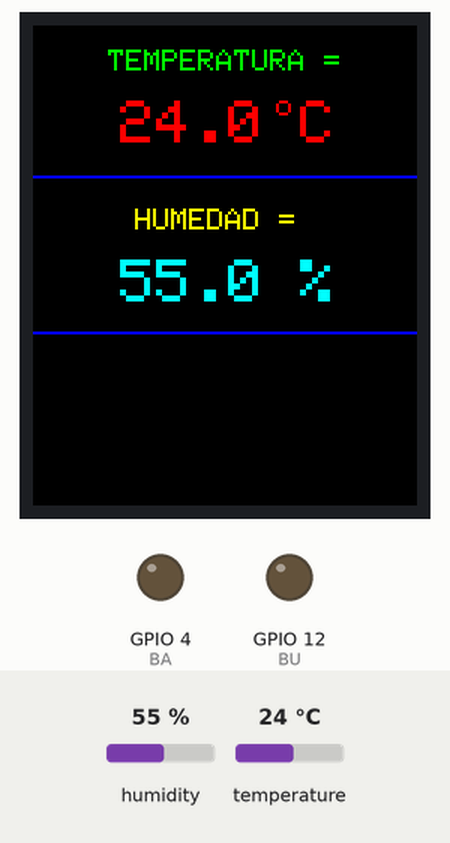
Bench run of a sketch on a simulated ESP8266 (NodeMCU). Parts: 128×160 colour display, output pins drawn as LEDs (lit = HIGH). The test bench sets the inputs (shaded band); at power-on: humidity 55 %, temperature 24 °C. WiFi joins after 1.5 s; servers stay silent unless stated; network time is answered at once with the bench clock; uploads are accepted with an empty reply; the local clock reads 2024-03-15 10:24:30 at power-on unless the sketch sets it; what the sketch prints to the serial monitor is not drawn.

Above: at 3.3 s.
3.4 s: humidity set to 22 %
At 7.2 s:
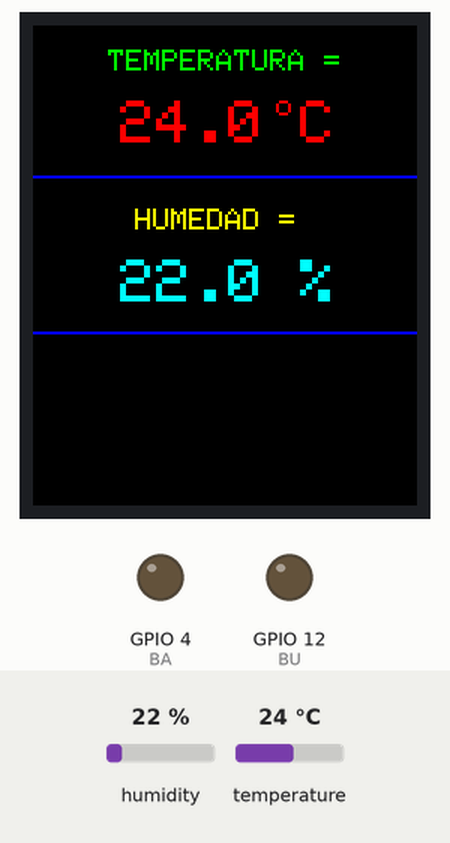
7.9 s: temperature set to 11 °C
At 11.0 s:
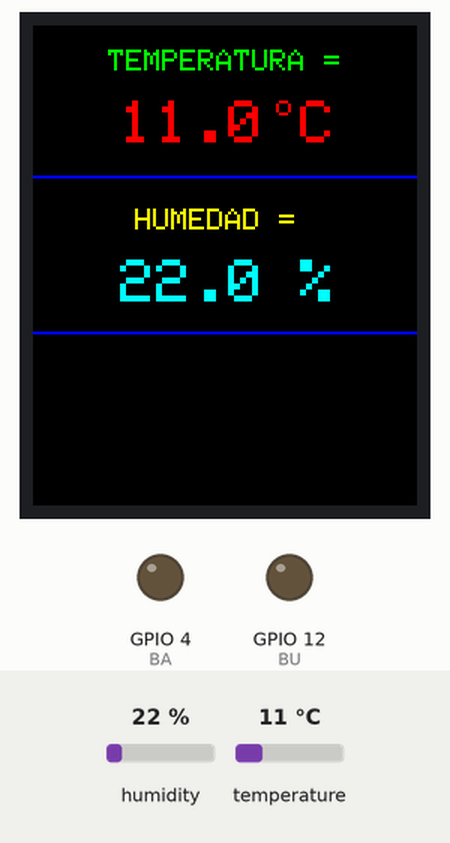
12.4 s: temperature set to 8 °C
At 13.8 s:
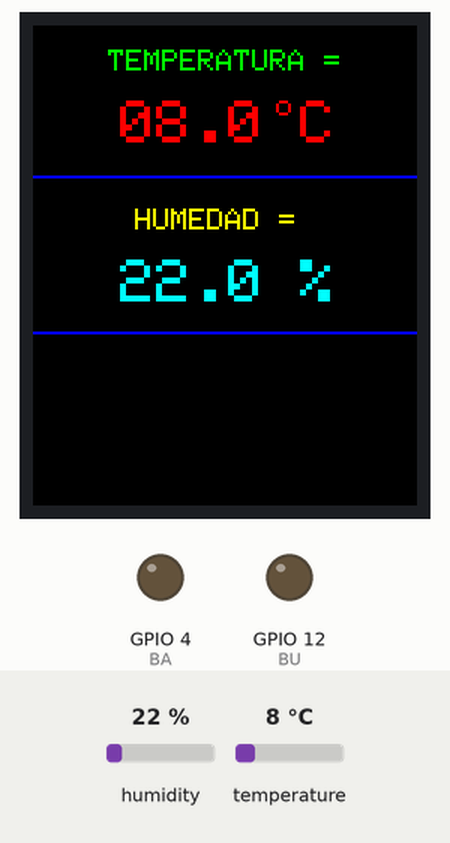
16.9 s: humidity set to 40 %
At 21.4 s:
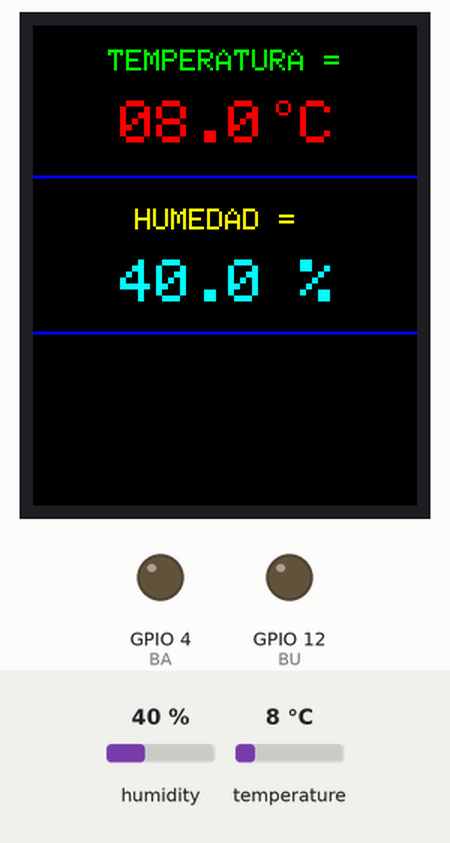
Timing chart, 0 to 22.5 s (numbered marks = the images above; inputs shaded):
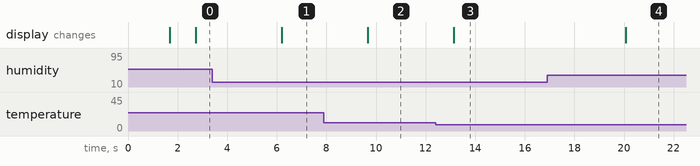

Measured:
- after the input at 3.4 s, the display: changes after 2.8 s (image 1)
- after the input at 7.9 s, the display: changes after 1.8 s (image 2)
- after the input at 12.4 s, the display: changes after 0.74 s (image 3)
- after the input at 16.9 s, the display: changes after 3.2 s (image 4)

The sketch:

si410-TecnoUPSA.ino
```cpp
//Azure IoT Hub + DHT11 + NodeMCU ESP8266 Experiment Done By Prasenjit Saha
#include <ESP8266WiFi.h>
#include <WiFiClient.h>
#include <ESP8266HTTPClient.h>
#include "DHT.h"
#include <NTPClient.h>
#include <WiFiUdp.h>
#include <Adafruit_GFX.h>      // include Adafruit graphics library
#include <Adafruit_ST7735.h>   // include Adafruit ST7735 TFT library

// WiFi settings
const char* ssid = "Familia TM";
const char* password = "fichopreple";
const char * headerKeys[] = {"ETag"};
const size_t numberOfHeaders = 1;

WiFiUDP ntpUDP;
NTPClient timeClient(ntpUDP, "south-america.pool.ntp.org", -14400, 60000);

#define TFT_RST   -1      // TFT RST pin is connected to arduino pin 8
#define TFT_CS    15      // TFT CS  pin is connected to arduino pin 9
#define TFT_DC    2     // TFT DC  pin is connected to arduino pin 10
Adafruit_ST7735 tft = Adafruit_ST7735(TFT_CS, TFT_DC, TFT_RST);

#define DHTPIN 5
// Digital pin connected to the DHT sensor

//Azure IoT Hub
const String AzureIoTHubURI="https://IoTHub-TecnoUpsa.azure-devices.net/devices/esp-02/messages/events?api-version=2020-03-13";
const String AzureIoTHubURIGet="https://IoTHub-TecnoUpsa.azure-devices.net/devices/esp-02/messages/deviceBound?api-version=2020-03-13";
const String AzureIoTHubURIDel="https://IoTHub-TecnoUpsa.azure-devices.net/devices/esp-02/messages/deviceBound/{etag}?api-version=2020-03-13";
//openssl s_client -servername myioteventhub.azure-devices.net -connect myioteventhub.azure-devices.net:443 | openssl x509 -fingerprint -noout //
const String AzureIoTHubFingerPrint="9C:46:08:5D:55:5C:F7:83:79:0A:03:BD:DE:F4:54:F2:C9:E6:FF:9C";
//az iot hub generate-sas-token --device-id {YourIoTDeviceId} --hub-name {YourIoTHubName}
const String AzureIoTHubAuth="SharedAccessSignature sr=IoTHub-TecnoUpsa.azure-devices.net%2Fdevices%2Fesp-02&sig=XWLCBzP6ZOn%2B2nAsR%2Fjsnhei17q5F9yrdXdqIf6ubRA%3D&se=1623479220";

#define DHTTYPE DHT11

DHT dht(DHTPIN, DHTTYPE);

unsigned long contAux;
unsigned long cont;
String banderaBomba="false";
String banderaBuzzer="false";
String banderaAux="false";
#define BA 4
#define BU 12

void setup() {
  Serial.begin(9600);
  Serial.println(F("DHTxx test!"));

  dht.begin();
  // Init serial line
 // Serial.begin(115200);
  Serial.println("ESP8266 starting in normal mode");

  // Connect to WiFi
  WiFi.begin(ssid, password);
  while (WiFi.status() != WL_CONNECTED) {
    delay(500);
    Serial.print(".");
  }
  Serial.println("");
  Serial.println("WiFi connected");

  // Print the IP address
  Serial.println(WiFi.localIP());

  tft.initR(INITR_BLACKTAB);     // initialize a ST7735S chip, black tab
  tft.fillScreen(ST7735_BLACK);  // fill screen with black color
  tft.drawFastHLine(0, 50,  tft.width(), ST7735_BLUE);   // draw horizontal blue line at position (0, 50)
  tft.drawFastHLine(0, 102,  tft.width(), ST7735_BLUE);  // draw horizontal blue line at position (0, 102)

  tft.setTextColor(ST7735_GREEN, ST7735_BLACK);     // set text color to green and black background
  tft.setCursor(25, 8);              // move cursor to position (25, 61) pixel
  tft.print("TEMPERATURA =");
  tft.setTextColor(ST7735_YELLOW, ST7735_BLACK);  // set text color to yellow and black background
  tft.setCursor(34, 61);              // move cursor to position (34, 113) pixel
  tft.print("HUMEDAD =");
  tft.setTextSize(2);                 // text size = 2

  timeClient.begin();

  pinMode(BA, OUTPUT);
  digitalWrite(BA, LOW);
  pinMode(BU, OUTPUT);
  digitalWrite(BU, LOW);
}

char _buffer[7];

void loop() {

  timeClient.update();
  unsigned long epochTime = timeClient.getEpochTime();
  String formattedTime = timeClient.getFormattedTime();
  struct tm *ptm = gmtime ((time_t *)&epochTime);
  contAux=epochTime;
  funcionamiento(epochTime);

  int monthDay = ptm->tm_mday;
  String m;
  int currentMonth = ptm->tm_mon+1;
  if(currentMonth<10)
  {m="0"+String(currentMonth);}
  else
  {m=String(currentMonth);}

  int currentYear = ptm->tm_year+1900;

  String currentDate = String(currentYear) + "-" + m + "-" + String(monthDay)+"T"+formattedTime;

  // Wait a few seconds between measurements.
  delay(1000);
  float h = dht.readHumidity();
  // Read temperature as Celsius (the default)
  float t = dht.readTemperature();

  byte humi = dht.readHumidity();
  // read temperature
  byte temp = dht.readTemperature();

  // Check if any reads failed and exit early (to try again).
  if (isnan(h) || isnan(t)) {
    Serial.println(F("Failed to read from DHT sensor!"));
    return;
  }

  Serial.print(F("Humidity: "));
  Serial.print(h);
  Serial.print(F("%  Temperature: "));
  Serial.print(t);
  Serial.println(F("°C "));

  sprintf(_buffer, "%02u.0", temp);
  tft.setTextColor(ST7735_RED, ST7735_BLACK);  // set text color to red and black background
  tft.setCursor(29, 25);
  tft.print(_buffer);
  tft.drawCircle(83, 27, 2, ST7735_RED);  // print degree symbol ( ° )
  tft.setCursor(89, 25);
  tft.print("C");

  // print humidity (in %)
  sprintf(_buffer, "%02u.0 %%", humi);
  tft.setTextColor(ST7735_CYAN, ST7735_BLACK);  // set text color to cyan and black background
  tft.setCursor(29, 78);
  tft.print(_buffer);

  String PostData="{\"NameDevice\":\"ESP-02\",\"EventDateTime\":'"+String(currentDate)+"',\"Temperatura\":'"+String(t)+"',\"Humedad\":'"+String(h)+"',\"BombaAgua\":'"+String(banderaBomba)+"',\"Buzzer\":'"+String(banderaBuzzer)+"'}";
      Serial.println(PostData);
      // Send data to cloud
      int returnCode=RestPostData(AzureIoTHubURI,AzureIoTHubFingerPrint,AzureIoTHubAuth,PostData);
      Serial.println(returnCode);
      String mensaje=RestGetData(AzureIoTHubURIGet,AzureIoTHubFingerPrint,AzureIoTHubAuth);
      Serial.println(mensaje);

} //Fin Loop

// Functions
int RestPostData(String URI, String fingerPrint, String Authorization, String PostData)
{
    HTTPClient http;
    http.begin(URI,fingerPrint);
    http.addHeader("Authorization",Authorization);
    http.addHeader("Content-Type", "application/atom+xml;type=entry;charset=utf-8");
    int returnCode=http.POST(PostData);
    if(returnCode<0)
  {
    Serial.println("RestPostData: Error sending data: "+String(http.errorToString(returnCode).c_str()));
  }
    http.end();
  return returnCode;
}

String RestGetData(String URI, String fingerPrint, String Authorization)
{
    HTTPClient http;
    http.begin(URI,fingerPrint);
    http.addHeader("Authorization",Authorization);
    http.addHeader("Content-Type", "application/atom+xml;type=entry;charset=utf-8");
    http.collectHeaders(headerKeys, numberOfHeaders);
    int httpCode = http.GET();
    String payload;
    if(httpCode<0)
  {
    Serial.println("RestGetData: Error getting data: "+String(http.errorToString(httpCode).c_str()));
  }
    if (httpCode == HTTP_CODE_OK || httpCode == HTTP_CODE_MOVED_PERMANENTLY) {
        String eTag = http.header("ETag");
        String newEtag=trimETag(eTag);
        payload = http.getString();
        controlador(payload,contAux);
        String urlNew=AzureIoTHubURIDel;
        urlNew.replace("etag",newEtag);
        int httpdel=RestDelData(urlNew,AzureIoTHubFingerPrint,AzureIoTHubAuth);
        Serial.println(httpdel);
    }
    else{
    payload=String(httpCode);}
    http.end();
  return payload;
}

int RestDelData(String URI, String fingerPrint, String Authorization)
{
    HTTPClient http;
    http.begin(URI,fingerPrint);
    http.addHeader("Authorization",Authorization);
    http.addHeader("Content-Type", "application/atom+xml;type=entry;charset=utf-8");
    int httpCode = http.sendRequest("DELETE");;
    if(httpCode<0)
  {
    Serial.println("RestDelData: Error getting data: "+String(http.errorToString(httpCode).c_str()));
  }
    http.end();
  return httpCode;
}

String trimETag(String value)
{
    String retVal=value;

    if(value.startsWith("\""))
      retVal=value.substring(1);

    if(value.endsWith("\""))
      retVal=retVal.substring(0,retVal.length()-1);

    return retVal;
}

void controlador(String flag,unsigned long t){
  if(flag=="on"){
        banderaBomba="true";
        banderaBuzzer="true";
        cont=t+8;
    }
  else if(flag=="off"){
        banderaBomba="false";
        banderaBuzzer="false";
    }
  }

void funcionamiento(unsigned long t){
    if(banderaBomba=="true"){
    digitalWrite(BA, HIGH);
    banderaBuzzer="true";
    digitalWrite(BU, HIGH);
      if(t>cont){
        digitalWrite(BU, LOW);
        banderaBuzzer="false";}
      }
  else if(banderaBomba=="false"){
    digitalWrite(BA, LOW);
    }
  }
```
